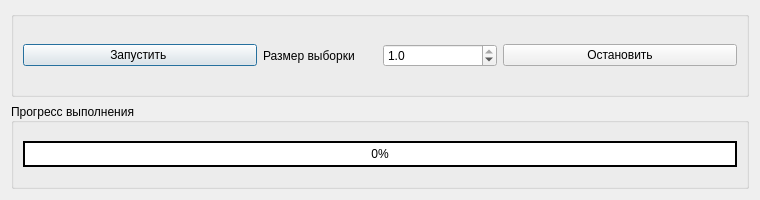
<?xml version="1.0" encoding="UTF-8"?>
<ui version="4.0">
 <class>Testing</class>
 <widget class="QDialog" name="Testing">
  <property name="geometry">
   <rect>
    <x>0</x>
    <y>0</y>
    <width>760</width>
    <height>200</height>
   </rect>
  </property>
  <property name="maximumSize">
   <size>
    <width>760</width>
    <height>250</height>
   </size>
  </property>
  <property name="windowTitle">
   <string>Тестирование нейронной сети</string>
  </property>
  <layout class="QGridLayout" name="gridLayout">
   <item row="2" column="0">
    <widget class="QGroupBox" name="groupBox_2">
     <property name="title">
      <string>Прогресс выполнения</string>
     </property>
     <property name="alignment">
      <set>Qt::AlignLeading|Qt::AlignLeft|Qt::AlignVCenter</set>
     </property>
     <layout class="QHBoxLayout" name="horizontalLayout_5">
      <item>
       <widget class="QProgressBar" name="progressBar">
        <property name="styleSheet">
         <string notr="true">QProgressBar {
	background-color: white;
	border: 1.5px solid black;
}

QProgressBar::chunk {
	background-color: rgb(255,192,203);
    width: 15px;
}</string>
        </property>
        <property name="minimum">
         <number>0</number>
        </property>
        <property name="value">
         <number>0</number>
        </property>
        <property name="alignment">
         <set>Qt::AlignCenter</set>
        </property>
       </widget>
      </item>
     </layout>
    </widget>
   </item>
   <item row="1" column="0">
    <widget class="QGroupBox" name="groupBox_1">
     <property name="title">
      <string/>
     </property>
     <layout class="QVBoxLayout" name="verticalLayout">
      <item>
       <layout class="QHBoxLayout" name="horizontalLayout_2">
        <item>
         <widget class="QPushButton" name="pushButton_start_test">
          <property name="text">
           <string>Запустить </string>
          </property>
         </widget>
        </item>
        <item>
         <layout class="QHBoxLayout" name="horizontalLayout_1">
          <item>
           <widget class="QLabel" name="label_rate">
            <property name="text">
             <string>Размер выборки</string>
            </property>
           </widget>
          </item>
          <item>
           <widget class="QDoubleSpinBox" name="spinBox_rate">
            <property name="specialValueText">
             <string/>
            </property>
            <property name="decimals">
             <number>1</number>
            </property>
            <property name="maximum">
             <double>1.000000000000000</double>
            </property>
            <property name="singleStep">
             <double>0.100000000000000</double>
            </property>
            <property name="value">
             <double>1.000000000000000</double>
            </property>
           </widget>
          </item>
         </layout>
        </item>
        <item>
         <widget class="QPushButton" name="pushButton_stop_test">
          <property name="text">
           <string>Остановить</string>
          </property>
         </widget>
        </item>
       </layout>
      </item>
     </layout>
    </widget>
   </item>
  </layout>
 </widget>
 <resources/>
 <connections/>
</ui>
